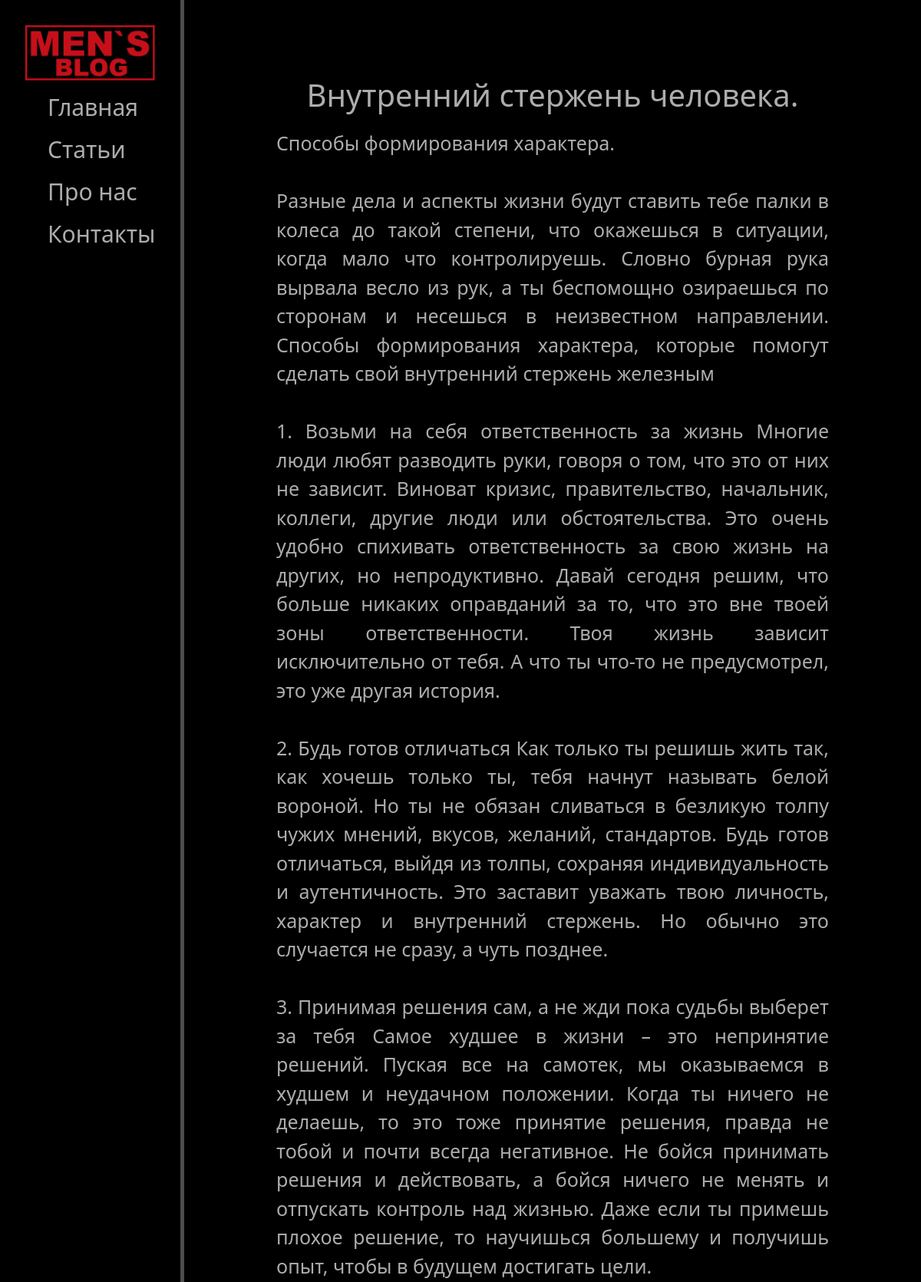
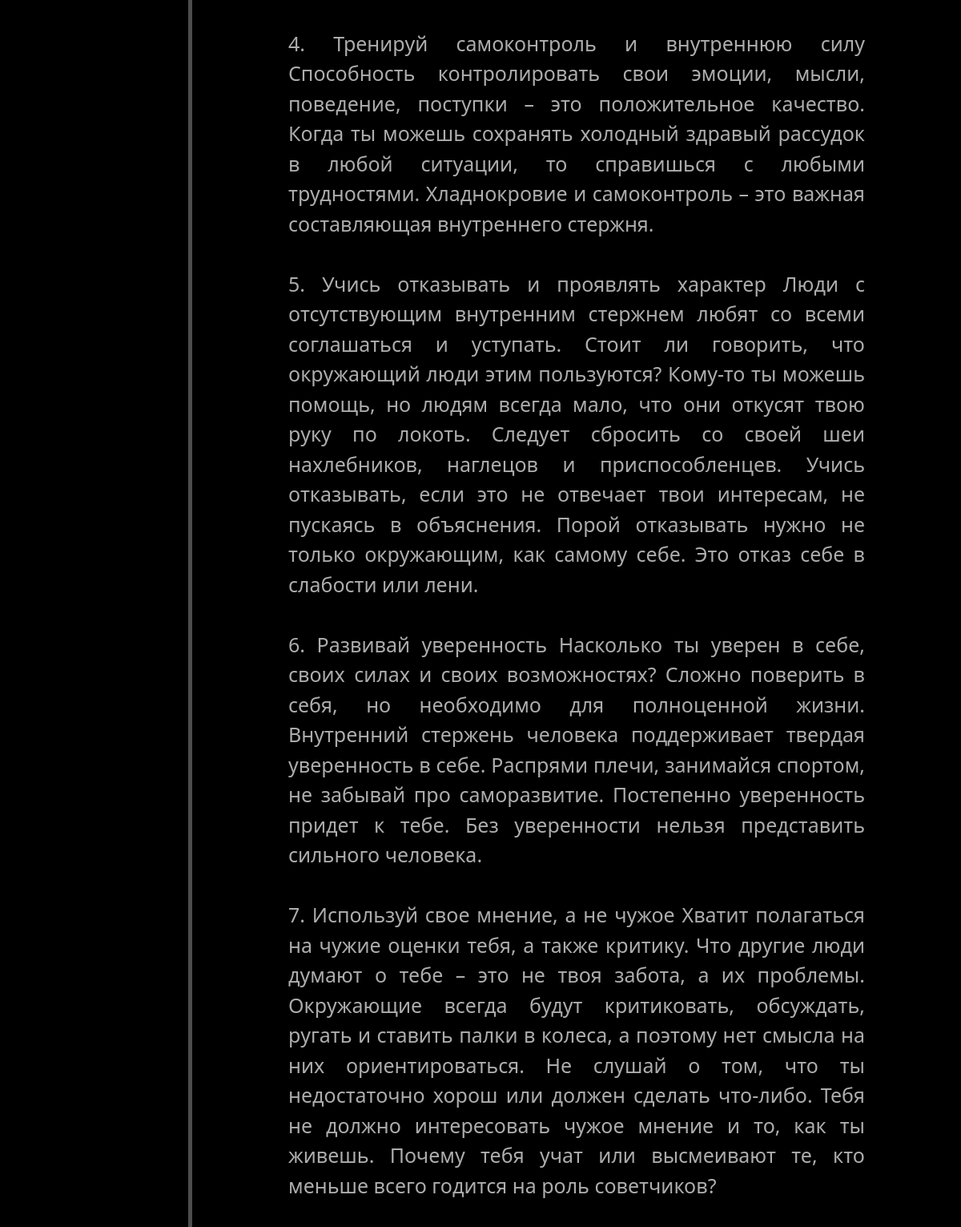
Screenshot of /news/1 (upper part) with the database file from the repository (2 pictures, top to bottom).
### news/models.py (models this page shows, shortened)
class Articles(models.Model):
    title = models.CharField('Название', max_length=100, default='Статья без названия')
    anons = models.CharField('Анонс', max_length=350)
    full_text = models.TextField('Статья')
    date = models.DateTimeField(default=datetime.now)
    class Meta: # множественное и единственно число названия таблицы
        verbose_name = 'Новость'
        verbose_name_plural = 'Новости'

### news/views.py (the view)
# urls.py: path('<int:pk>', views.NewsDetailView.as_view(), name='news-detail'),
class NewsDetailView(DetailView):
    model = Articles
    template_name = 'news/details_view.html'
    context_object_name = 'article'

### news/templates/news/details_view.html (shortened to what this page needs)
{% extends 'main/layout.html' %}
{% block content %}
    <div class="features">
        <h1>{{ article.title }}</h1>
        <p>{{ article.full_text|safe }}</p>
    </div>
{% endblock %}

### main/static/main/css/main.css (style rules this page uses)
body { background: rgb(0, 0, 0); }
main .features { position: relative; font-size: 25px; float: left; left: 30%; color: #adadad; margin-top: 100px; text-align: center; width: 60%; }
main .features p { max-width: 100%; margin: 20px auto; text-align: justify; }

### rows the page displays
Articles: title "Внутренний стержень человека.", full_text "Способы формирования характера. Разные дела и аспекты жизни будут ставить тебе палки в колеса до такой степени, что окажешься в ситуации, когда мало что контролируешь. Словно бурная рука вырвала весло из рук, а ты беспомощно озираешься по сторонам и несешься в неизвестном направлении. Способы формирования характера, которые помогут сделать свой внутренний стержень железным 1. Возьми на себя ответственность за жизнь Многие люди любят разводить руки, говоря о том, что это от них не зависит. Виноват кризис, правительство, начальник, коллеги, другие люди или обстоятельства. Это очень удобно спихивать ответственность за свою жизнь на других, но непродуктивно. Давай сегодня решим, что больше…"
